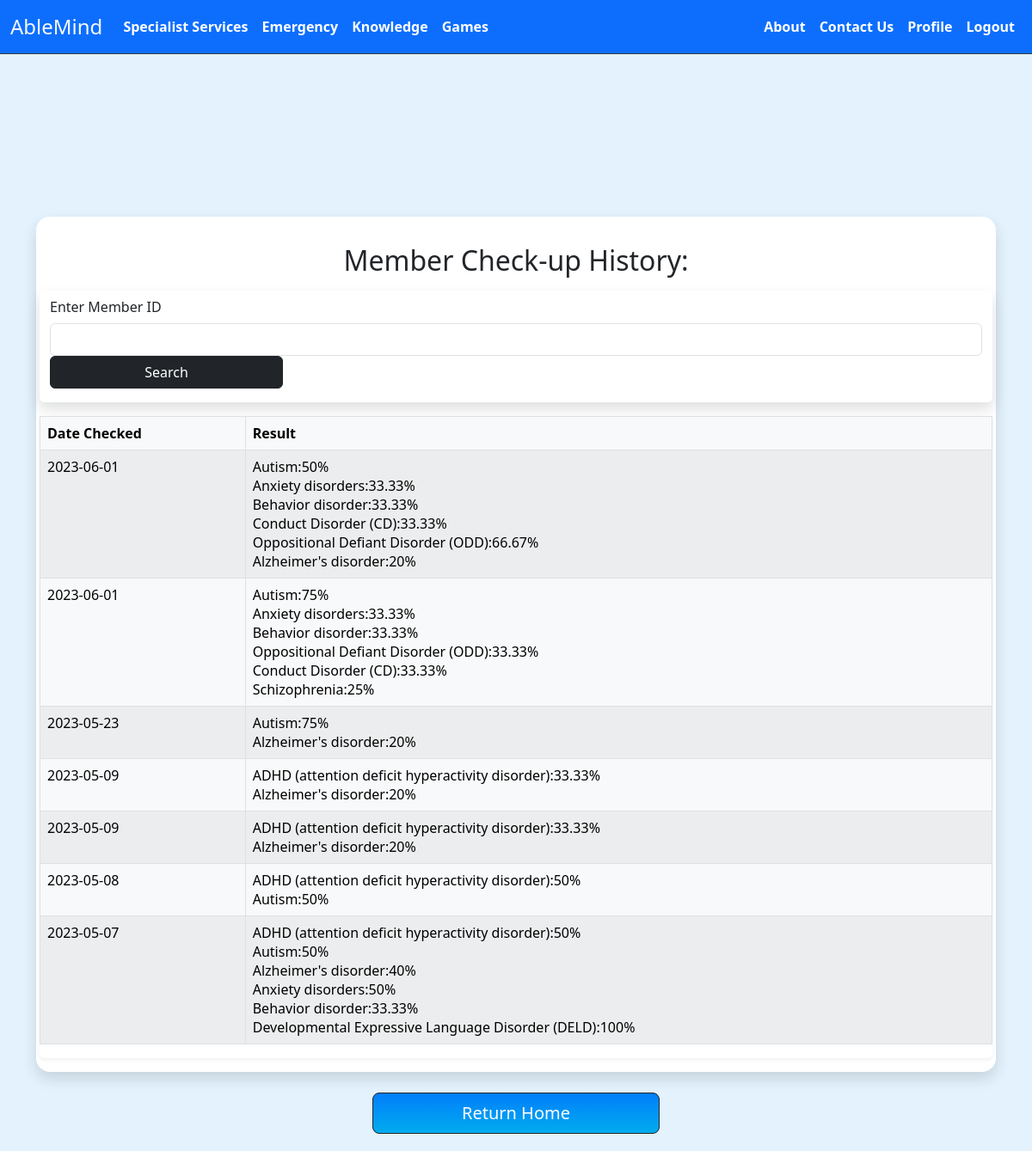
/specialistMyHealth.php?memberId=2, run on the app's committed database.
### tables this page shows
CREATE TABLE `checkup_history` (
  `check_hist_id` int(11) NOT NULL,
  `user_id` int(11) NOT NULL,
  `date` varchar(15) NOT NULL,
  `result_in_json` varchar(1000) NOT NULL
);

CREATE TABLE `diseases` (
  `disease_id` int(11) NOT NULL,
  `disease` varchar(80) NOT NULL,
  `status` varchar(10) NOT NULL DEFAULT 'active',
  `riskType` varchar(15) NOT NULL
);

### specialistMyHealth.php (the view, shortened to what this page needs)
<?php
require("navbar_specialist.php");
if (isset($_GET['memberId'])) {
  require('project_connection.php');
  $userId = $_GET['memberId'];
  $sql = "SELECT * FROM checkup_history WHERE user_id = '$userId' ORDER BY date DESC";
  $result = $db->query($sql);
  $rows = $result->fetchAll();
}
?>
<!DOCTYPE html>
<html lang="en">
<head>
  <link href="./assets/dist/css/bootstrap.min.css" rel="stylesheet">
</head>
<body style="background-color: #e3f2fd;">
  <br><br><br>
  <div class="mx-auto" style="width:150px; height:150px;">
  </div>
  <div class="container-md " style="margin-top: 30px;">
    <div class="rounded-4 shadow bg-white p-3">
      <h2 class="my-3 text-center">Member Check-up History:</h2>
      <div class="row ">
        <div class="vstack gap-3">
          <div class="row shadow rounded">
            <form>
              <label for="searchHistory" class="col-sm-3 col-md-4 col-form-label">Enter Member ID</label>
              <input type="text" id='searchHistory' name='memberId' class="form-control col-sm-6 col-md-5">
              <button type="submit" class="btn btn-dark col-sm-3 col-md-3">Search</button>
            </form>
          </div>
          <div class="row shadow-sm rounded">
            <table class="table table-light table-bordered border-black table-striped">
              <thead>
                <tr>
                  <th scope='col'>Date Checked</th>
                  <th scope='col'>Result</th>
                </tr>
              </thead>
              <tbody>
                <?php
                if (isset($_GET['memberId'])) {
                  $sqlDisorderName = "SELECT disease FROM diseases WHERE disease_id = :disease_id";
                  $preparedstmt = $db->prepare($sqlDisorderName);
                  foreach ($rows as $row) {
                    $jsonResult = json_decode($row['result_in_json'], true);
                    echo "<tr>";
                    echo "<td >" . $row['date'] . "</td>";
                    $resultCleaned = "";
                    foreach ($jsonResult as $key => $row) {
                      $preparedstmt->bindParam(':disease_id', $key);
                      $preparedstmt->execute();
                      $disorderName = $preparedstmt->fetch();
                      $resultCleaned .= $disorderName['disease'] . ":" . $jsonResult[$key]['percentage'] . "% <br>";
                    }
                    $resultCleaned = rtrim($resultCleaned, " ,");
                    echo "<td>" . $resultCleaned . "</td>";
                    echo "</tr>";
                  }
                }
                ?>
              </tbody>
            </table>
          </div>
        </div>
      </div>
    </div>
    <div style="width:30%; margin-left:auto; margin-right:auto; margin-bottom:20px;">
      <br>
      <a class='btn btn-dark btn-lg d-block' style="background-image: linear-gradient(0deg, rgb(0, 172, 238) 0%, rgb(2, 126, 251) 100%);" href="<?php if (isset($_SESSION['userType'])) {
                                                                                                                                                  if ($_SESSION['userType'] == "member")
                                                                                                                                                    echo 'memberDashboard.php';
                                                                                                                                                  else if ($_SESSION['userType'] == "admin")
                                                                                                                                                    echo 'adminDashboard.php';
                                                                                                                                                  else if ($_SESSION['userType'] == "specialist")
                                                                                                                                                    echo 'specialistDashboard.php';
                                                                                                                                                } else
                                                                                                                                                  echo 'homepage.php'; ?>">Return Home</a>
    </div>
  </div>
</body>
</html>

### data on the page
checkup_history: date "2023-06-01", result_in_json "50", result_in_json "33.33", result_in_json "66.67", result_in_json "20"
diseases: disease "Autism"
diseases: disease "Anxiety disorders"
diseases: disease "Behavior disorder"
diseases: disease "Conduct Disorder (CD)"
diseases: disease "Oppositional Defiant Disorder (ODD)"
diseases: disease "Alzheimer's disorder"
checkup_history: date "2023-06-01", result_in_json "75", result_in_json "33.33", result_in_json "25"
diseases: disease "Schizophrenia"
checkup_history: date "2023-05-23", result_in_json "75", result_in_json "20"
checkup_history: date "2023-05-09", result_in_json "33.33", result_in_json "20"
diseases: disease "ADHD (attention deficit hyperactivity disorder)"
checkup_history: date "2023-05-09", result_in_json "33.33", result_in_json "20"
checkup_history: date "2023-05-08", result_in_json "50"
checkup_history: date "2023-05-07", result_in_json "50", result_in_json "40", result_in_json "33.33", result_in_json "100"
diseases: disease "Developmental Expressive Language Disorder (DELD)"
